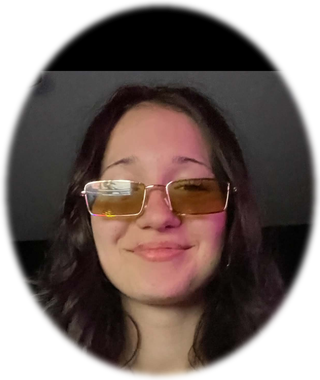
#> input picture assets/heads/bianka.png, 320 x 380 px, found by its file name; its folder holds only this picture in this run
$ python make_heads.py ../assets/heads/bianka.png
#> lines starting #> are read from the running program, lines starting #| are printed output that depends on the picture; after the words box and inside, x2 and y2 are one past the last pixel; in counts of white or black regions, pixels touching at a corner belong together
#!/usr/bin/env python3
"""Wycina głowy ze zdjęć w photos/ i zapisuje owalne PNG do assets/heads/.

Użycie:
    pip install pillow numpy "opencv-python-headless<4.13"
    python3 tools/make_heads.py            # przetwarza wszystkie zdjęcia bez gotowej głowy
    python3 tools/make_heads.py --all      # przetwarza wszystko od nowa
    python3 tools/make_heads.py nowy.jpg   # tylko wskazane pliki

Nazwa pliku w photos/ (bez rozszerzenia, małe litery, bez polskich znaków)
musi być równa `id` postaci w ROSTER w game.js.
"""
import os
import re
import sys

import cv2
import numpy as np
from PIL import Image, ImageDraw, ImageFilter, ImageOps

ROOT = os.path.dirname(os.path.dirname(os.path.abspath(__file__)))
PHOTOS = os.path.join(ROOT, 'photos')
HEADS = os.path.join(ROOT, 'assets', 'heads')
TARGET_W, TARGET_H = 320, 380
UP, SIDE, DOWN = 0.60, 0.34, 0.28  # ile dodać wokół wykrytej twarzy (włosy, uszy, broda)


def slug(name):
    n = os.path.splitext(name)[0].lower()
    for a, b in zip('śłóąężźćń', 'sloaezzcn'):
        n = n.replace(a, b)
    return re.sub(r'[^a-z0-9]+', '_', n).strip('_')


def detect_face(im):
    casc = cv2.CascadeClassifier(cv2.data.haarcascades + 'haarcascade_frontalface_default.xml')
    casc2 = cv2.CascadeClassifier(cv2.data.haarcascades + 'haarcascade_frontalface_alt2.xml')
    scale = 800 / max(im.size)
    small = im.resize((int(im.width * scale), int(im.height * scale)))
    g = cv2.cvtColor(np.array(small), cv2.COLOR_RGB2GRAY)
    faces = list(casc.detectMultiScale(g, 1.1, 5, minSize=(60, 60)))
    if not faces:
        faces = list(casc2.detectMultiScale(g, 1.05, 3, minSize=(50, 50)))
    if not faces:
        return None
    x, y, w, h = max(faces, key=lambda f: f[2] * f[3])
    return [int(v / scale) for v in (x, y, w, h)]


def make_head(path, out_path):
    im = ImageOps.exif_transpose(Image.open(path)).convert('RGB')
    face = detect_face(im)
    if face is None:
        # brak twarzy: bierzemy środek górnej części zdjęcia
        w = int(im.width * 0.5)
        face = [im.width // 2 - w // 2, int(im.height * 0.15), w, w]
        print(f'  ! nie wykryto twarzy w {os.path.basename(path)}, biorę środek')
    x, y, w, h = face
    x0, x1 = x - w * SIDE, x + w * (1 + SIDE)
    y0, y1 = y - h * UP, y + h * (1 + DOWN)
    cw, ch = x1 - x0, y1 - y0
    want = TARGET_W / TARGET_H
    if cw / ch > want:
        nh = cw / want; y0 -= (nh - ch) / 2; y1 += (nh - ch) / 2
    else:
        nw = ch * want; x0 -= (nw - cw) / 2; x1 += (nw - cw) / 2
    pad = int(max(0, -x0, -y0, x1 - im.width, y1 - im.height)) + 2
    if pad > 2:
        im = ImageOps.expand(im, pad, fill=(0, 0, 0))
        x0 += pad; x1 += pad; y0 += pad; y1 += pad
    crop = im.crop((int(x0), int(y0), int(x1), int(y1))).resize((TARGET_W, TARGET_H), Image.LANCZOS)
    mask = Image.new('L', (TARGET_W, TARGET_H), 0)
    ImageDraw.Draw(mask).ellipse([6, 6, TARGET_W - 6, TARGET_H - 6], fill=255)
    mask = mask.filter(ImageFilter.GaussianBlur(3))
    crop.putalpha(mask)
    crop.save(out_path, optimize=True)


def main():
    args = [a for a in sys.argv[1:] if not a.startswith('--')]
    force = '--all' in sys.argv
    os.makedirs(HEADS, exist_ok=True)
    files = args or sorted(f for f in os.listdir(PHOTOS) if f.lower().endswith(('.jpg', '.jpeg', '.png', '.webp')))
    for f in files:
        src = f if os.path.isabs(f) else os.path.join(PHOTOS, f)
        s = slug(os.path.basename(f))
        out = os.path.join(HEADS, s + '.png')
        if os.path.exists(out) and not force and not args:
            continue
        print(f'{os.path.basename(f)} -> assets/heads/{s}.png')
        make_head(src, out)
#> in make_head, `im = ImageOps.exif_transpose(Image.open(path)).convert('RGB')`:
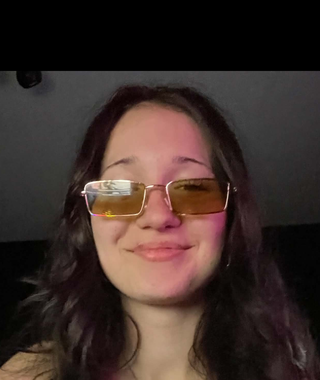
#> im: PIL image 320x380 RGB; mean R, G, B 61.2, 46.4, 41.7
#> in detect_face, `g = cv2.cvtColor(np.array(small), cv2.COLOR_RGB2GRAY)`:
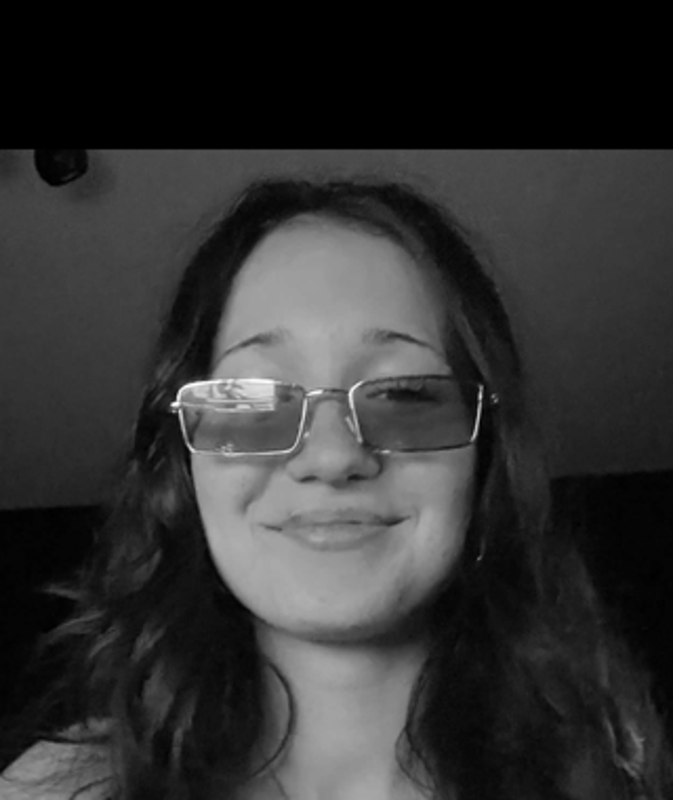
#> g: shape (800, 673); min 0, max 255, mean 50.3
#> in detect_face, `faces = list(casc.detectMultiScale(g, 1.1, 5, minSize=(60, 60)))`: faces = [[140, 260, 391, 391]]
#> in detect_face, `x, y, w, h = max(faces, key=lambda f: f[2] * f[3])`: x = 140; y = 260; w = 391
#> in make_head, `face = detect_face(im)`: face = [66, 123, 185, 185]
#> in make_head, `x, y, w, h = face`: x = 66; y = 123; w = 185
#> in make_head, `x0, x1 = x - w * SIDE, x + w * (1 + SIDE)`: x0 = 3.1; x1 = 313.9
#> in make_head, `y0, y1 = y - h * UP, y + h * (1 + DOWN)`: y0 = 12; y1 = 359.8
#> in make_head, `cw, ch = x1 - x0, y1 - y0`: cw = 310.8; ch = 347.8
#> in make_head, `nh = cw / want`: nh = 369.1
#> in make_head, `y0 -= (nh - ch) / 2`: y0 = 1.36
#> in make_head, `y1 += (nh - ch) / 2`: y1 = 370.4
#> in make_head, `pad = int(max(0, -x0, -y0, x1 - im.width, y1 - im.height)) + 2`: pad = 2
#> in make_head, `crop = im.crop((int(x0), int(y0), int(x1), int(y1))).resize((TARGET_W,..`:
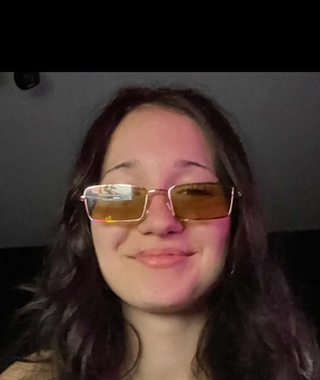
#> crop: PIL image 320x380 RGB; mean R, G, B 61.9, 46.9, 42.2
#> in make_head, `mask = Image.new('L', (TARGET_W, TARGET_H), 0)`: mask: PIL image 320x380 L; every value is 0
#> in make_head, `ImageDraw.Draw(mask).ellipse([6, 6, TARGET_W - 6, TARGET_H - 6], fill=..`:
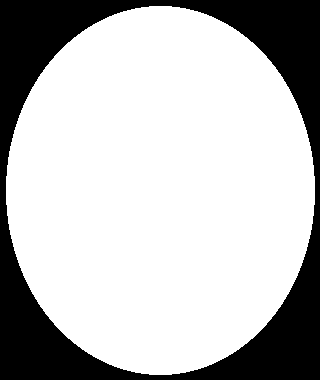
#> mask: PIL image 320x380 L; 73.6% white; 1 black region, box (x1, y1, x2, y2) and area: (0, 0, 320, 380) 32103
#> in make_head, `mask = mask.filter(ImageFilter.GaussianBlur(3))`:
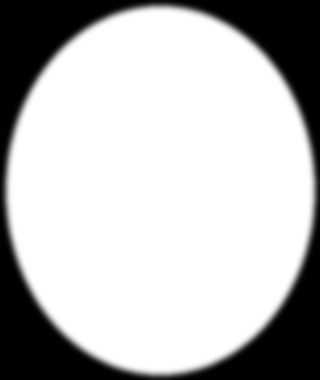
#> mask: PIL image 320x380 L; min 0, max 255, mean 187.7
#> in make_head, `crop.putalpha(mask)`:
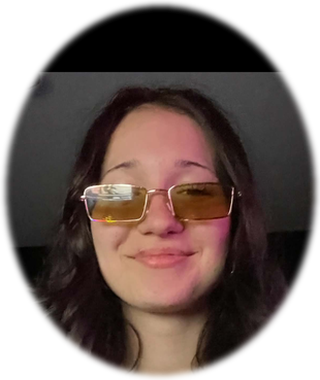
#> crop: PIL image 320x380 RGBA; mean R, G, B, A 61.9, 46.9, 42.2, 187.7; transparent parts drawn white
    print('gotowe')


if __name__ == '__main__':
    main()

$ run again, on assets/heads/king_pala.png
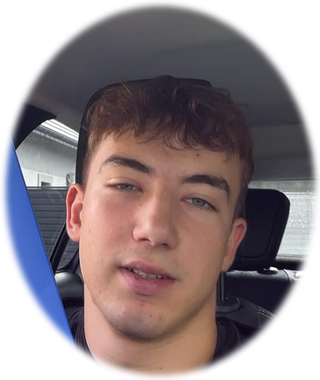
#> input picture assets/heads/king_pala.png, 320 x 380 px, found by its file name
#> in detect_face, `g = cv2.cvtColor(np.array(small), cv2.COLOR_RGB2GRAY)`:
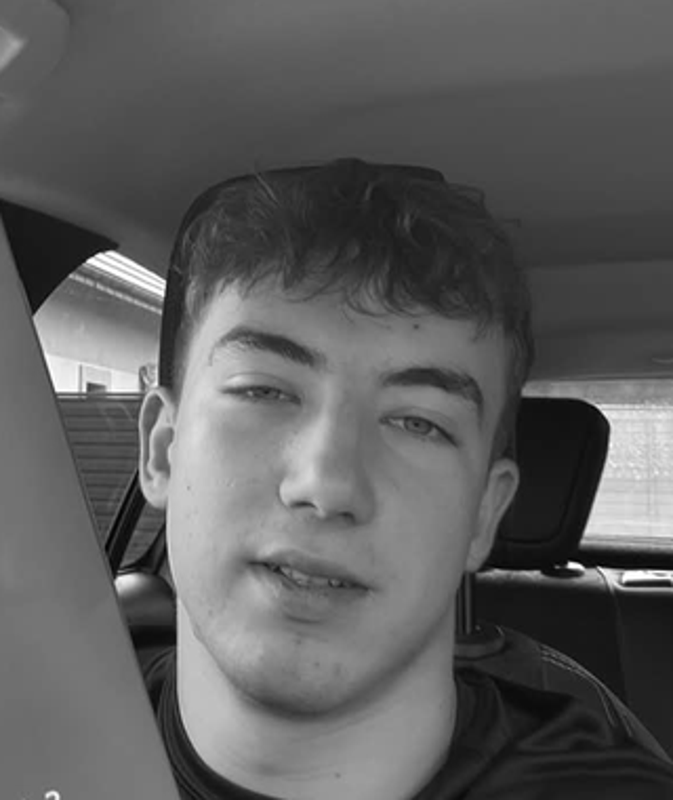
#> g: shape (800, 673); min 0, max 255, mean 93.1
#> faces = [[180, 282, 162, 162], [127, 255, 402, 402]]
#> in detect_face, `x, y, w, h = max(faces, key=lambda f: f[2] * f[3])`: x = 127; y = 255; w = 402
#> face = [60, 121, 190, 190]
#> in make_head, `x, y, w, h = face`: x = 60; y = 121; w = 190
#> in make_head, `x0, x1 = x - w * SIDE, x + w * (1 + SIDE)`: x0 = -4.6; x1 = 314.6
#> in make_head, `y0, y1 = y - h * UP, y + h * (1 + DOWN)`: y0 = 7; y1 = 364.2
#> cw = 319.2; ch = 357.2
#> nh = 379.1
#> in make_head, `y0 -= (nh - ch) / 2`: y0 = -3.93
#> in make_head, `y1 += (nh - ch) / 2`: y1 = 375.1
#> pad = 6
#> in make_head, `x0 += pad`: x0 = 1.4
#> in make_head, `x1 += pad`: x1 = 320.6
#> in make_head, `y0 += pad`: y0 = 2.07
#> in make_head, `y1 += pad`: y1 = 381.1
#> in make_head, `crop.putalpha(mask)`:
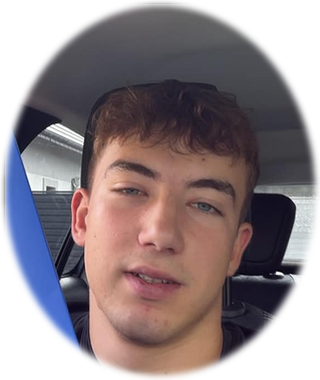
#> crop: PIL image 320x380 RGBA; mean R, G, B, A 97.2, 86.6, 96.4, 187.7; transparent parts drawn white

$ run again, on assets/heads/miska.png
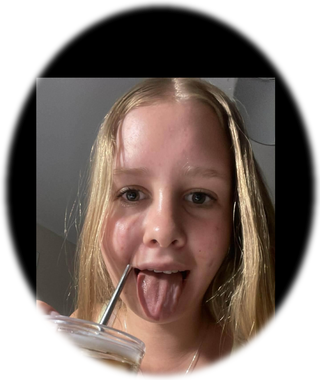
#> input picture assets/heads/miska.png, 320 x 380 px, found by its file name
#> in detect_face, `g = cv2.cvtColor(np.array(small), cv2.COLOR_RGB2GRAY)`:
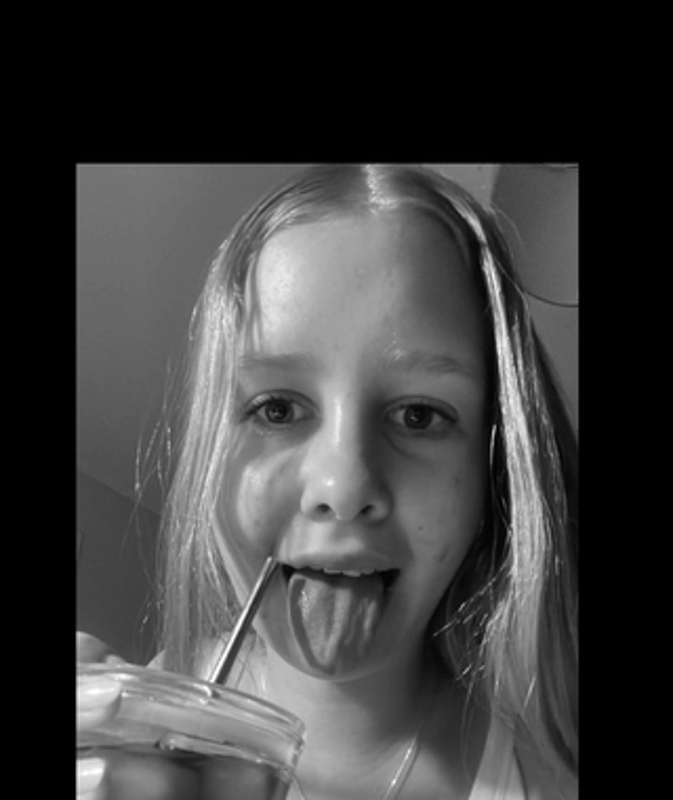
#> g: shape (800, 673); min 0, max 255, mean 62.7
#> faces = [[111, 237, 460, 460]]
#> in detect_face, `x, y, w, h = max(faces, key=lambda f: f[2] * f[3])`: x = 111; y = 237; w = 460
#> face = [52, 112, 218, 218]
#> in make_head, `x, y, w, h = face`: x = 52; y = 112; w = 218
#> in make_head, `x0, x1 = x - w * SIDE, x + w * (1 + SIDE)`: x0 = -22.12; x1 = 344.1
#> in make_head, `y0, y1 = y - h * UP, y + h * (1 + DOWN)`: y0 = -18.8; y1 = 391
#> cw = 366.2; ch = 409.8
#> nh = 434.9
#> in make_head, `y0 -= (nh - ch) / 2`: y0 = -31.33
#> in make_head, `y1 += (nh - ch) / 2`: y1 = 403.6
#> pad = 33
#> in make_head, `x0 += pad`: x0 = 10.88
#> in make_head, `x1 += pad`: x1 = 377.1
#> in make_head, `y0 += pad`: y0 = 1.67
#> in make_head, `y1 += pad`: y1 = 436.6
#> in make_head, `crop.putalpha(mask)`:
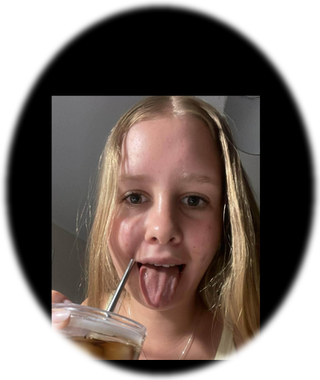
#> crop: PIL image 320x380 RGBA; mean R, G, B, A 56.7, 44.9, 39.2, 187.7; transparent parts drawn white

$ run again, on assets/heads/miszalinaq.png
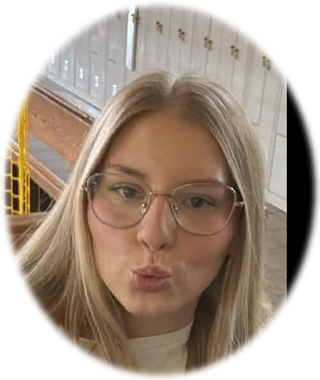
#> input picture assets/heads/miszalinaq.png, 320 x 380 px, found by its file name
#> in detect_face, `g = cv2.cvtColor(np.array(small), cv2.COLOR_RGB2GRAY)`:
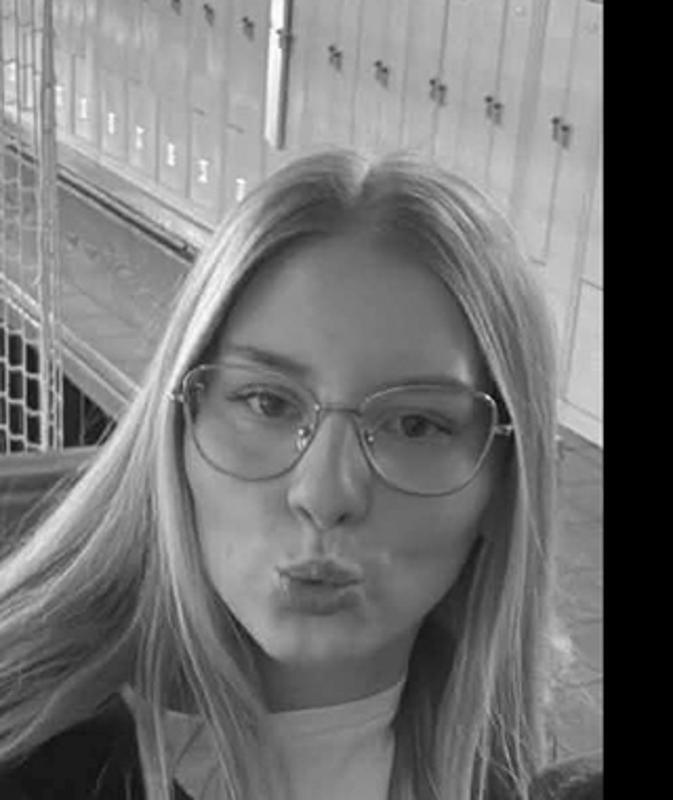
#> g: shape (800, 673); min 0, max 255, mean 116.2
#> faces = [[149, 267, 384, 384]]
#> in detect_face, `x, y, w, h = max(faces, key=lambda f: f[2] * f[3])`: x = 149; y = 267; w = 384
#> face = [70, 126, 182, 182]
#> in make_head, `x, y, w, h = face`: x = 70; y = 126; w = 182
#> x0 = 8.12; x1 = 313.9
#> in make_head, `y0, y1 = y - h * UP, y + h * (1 + DOWN)`: y0 = 16.8; y1 = 359
#> cw = 305.8; ch = 342.2
#> nh = 363.1
#> in make_head, `y0 -= (nh - ch) / 2`: y0 = 6.33
#> in make_head, `y1 += (nh - ch) / 2`: y1 = 369.4
#> pad = 2
#> in make_head, `crop.putalpha(mask)`:
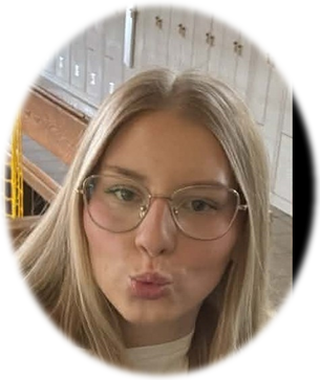
#> crop: PIL image 320x380 RGBA; mean R, G, B, A 134.9, 115.6, 98.1, 187.7; transparent parts drawn white
